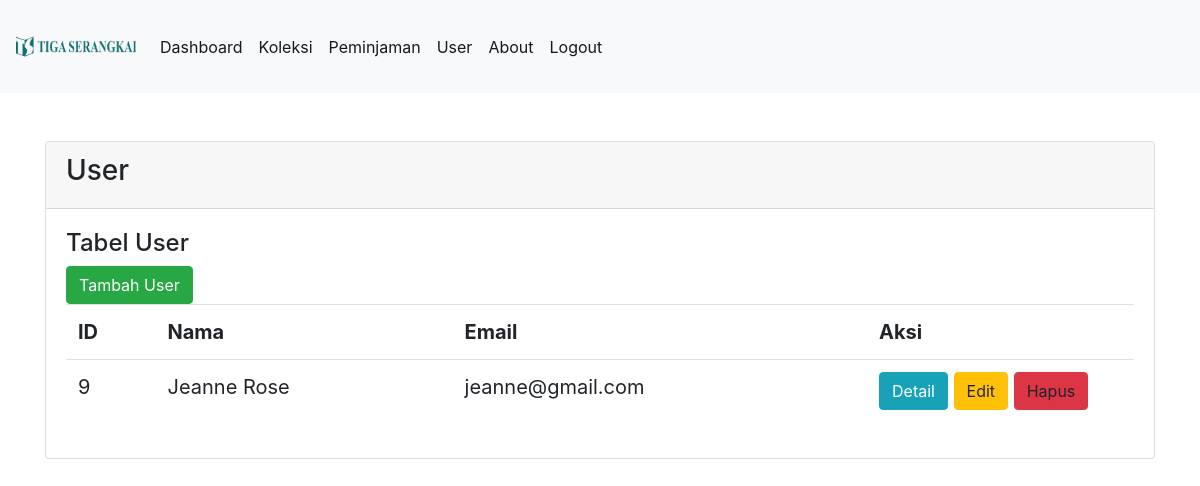
The app's page /index.php/user with its own data.
### tables this page shows
CREATE TABLE `users` (
  `ID` int(11) NOT NULL,
  `nama` varchar(100) NOT NULL,
  `email` varchar(50) NOT NULL,
  `password` varchar(100) NOT NULL,
  `alamat` text NOT NULL,
  `telepon` varchar(13) NOT NULL,
  `created_at` datetime NOT NULL,
  `updated_at` datetime NOT NULL,
  `profile` varchar(100) NOT NULL,
  `cookie` varchar(100) NOT NULL
);

### application/controllers/User.php (called while the page is built, shortened)
<?php
class User extends CI_Controller {
	public function __construct()
    {
        $this->load->library(array('form_validation', 'session'));
        $this->load->helper(array('text', 'url'));
        $this->load->model('Usermodel');
    }
    public function index()
	{
        $data['list']=$this->Usermodel->get_user();
		$this->load->view('user/user',$data);
	}
}

### index.php (called while the page is built, shortened)
<?php
require_once BASEPATH.'core/CodeIgniter.php';

### application/models/Usermodel.php (called while the page is built, shortened)
<?php
class Usermodel extends CI_Model{
    function get_user(){
        $query = $this->db->query("SELECT * from users");
        return $query->result();
    }
}

### application/views/user/user.php (the view, shortened to what this page needs)
<!DOCTYPE html>
<html lang="en">
<head>
    <link href="<?= base_url('assets/css/bootstrap.min.css');?>" rel="stylesheet">
</head>
<body>
        <div class="container">
        <div class="row">
        <div class="col-12">
        <div class="card mt-5">
        <div class="card-header">
        <h3>User</h3>
        </div>
        <div class="card-body">
            <blockquote class="blockquote mb-0">
            <h4>Tabel User</h4>
            <a href="User/add" class="btn btn-success">Tambah User</a>
            <table class="table table bordered table stripped">
                <tr>
                    <th>ID</th>
                    <th>Nama</th>
                    <th>Email</th>
                    <th style="width:25%">Aksi</th>
                </tr>
                <?php foreach ($list as $item){?>
                <tr>
                    <td><?php echo $item->ID?></td>
                    <td><?php echo $item->nama?></td>
                    <td><?php echo $item->email?></td>
                    <td>
                    <a href="User/detail/<?php echo $item->ID?>" type="button" class="btn btn-info">Detail</a>
                    <a href="User/edit/<?php echo $item->ID?>" type="button" class="btn btn-warning">Edit</a>
                    <a onclick="konfirmasi(<?php echo $item->ID?>)" type="button" class="btn btn-danger">Hapus</a>
                </td>
                </tr>
                <?php }?>
            </table>
            </blockquote>
        </div>
        </div>
        </div>
</body>
</html>

### records on screen
users: ID "9", nama "Jeanne Rose", email "jeanne@gmail.com"
